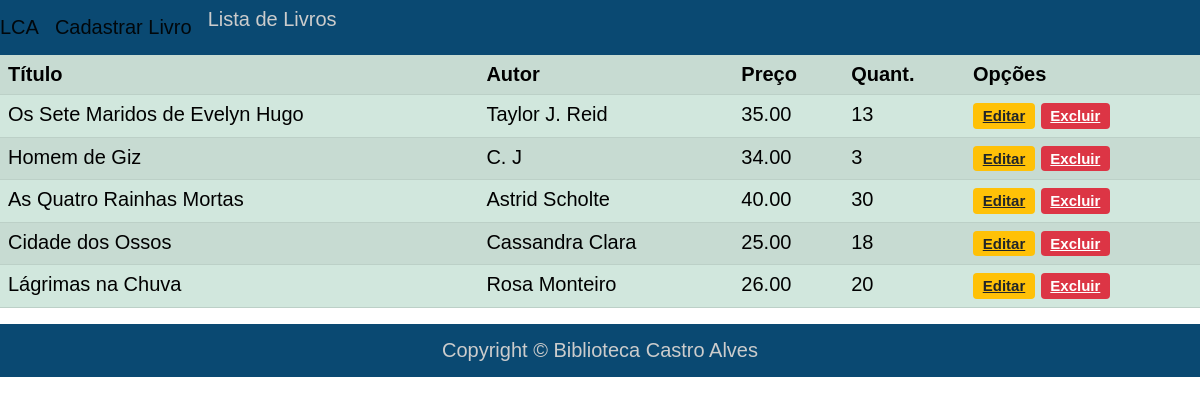
The page /listar/livroadm on the database its author committed.
### cadastros/models.py (models this page shows, shortened)
class Livro(models.Model):
    titulo = models.CharField(max_length=100, verbose_name="Título")
    autor = models.CharField(max_length=50)
    preco = models.DecimalField(max_digits=5, decimal_places=2, verbose_name="Preço")
    quantidade = models.IntegerField()

### cadastros/views.py (the view)
# urls.py: path('listar/livroadm', LivroAdm.as_view(), name='listar/adm'),
class LivroAdm(IsAuthenticated, ListView):
    permission_classes = (IsAuthenticated)
    model = Livro
    template_name = 'cadastros/listar-livroadm.html'
    success_url = reverse_lazy('listar/adm')

### cadastros/templates/cadastros/listar-livroadm.html (shortened to what this page needs)
{% load static %}
<!DOCTYPE html>
<html lang="pt-br">
<head>
    <link rel="stylesheet" href="{% static 'bootstrap/css/bootstrap.min.css'%}">
    <link rel="stylesheet" href="{% static 'css/style.css' %}">
</head>
<body>
    <nav class="navbar navbar-expand-lg navbar-light">
        <a class="navbar-brand" href="{% url 'inicio' %}">
            LCA
        </a>
        <a class="navbar-brand" href="{% url 'cadastrar-campo' %}">
            Cadastrar Livro
        </a>
        <p>Lista de Livros</p>
    </nav>
    <div class="div-pricipal">
        <div>
            <table class="table table-success table-striped">
                <tr>
                    <th>Título</th>
                    <th>Autor</th>
                    <th>Preço</th>
                    <th>Quant.</th>
                    <th>Opções</th>
                </tr>
                {% for livro in object_list %}
                <tr>
                    <td>{{ livro.titulo }}</td>
                    <td>{{ livro.autor }}</td>
                    <td>{{ livro.preco }}</td>
                    <td>{{ livro.quantidade }}</td>
                    <td>
                        <a href="{% url 'editar-livro' livro.pk %}" class="badge bg-warning text-dark">Editar</a>
                        <a href="{% url 'excluir-livro' livro.pk %}" class="badge bg-danger">Excluir</a>
                    </td>
                </tr>
                {% empty %}
                <tr>
                    <td colspan="5">Nenhum livro registrado.</td>
                </tr>
                {% endfor %}
            </table>
        </div>
        <footer class="container-fluid text-center bg-footer margin">Copyright &copy; Biblioteca Castro Alves</footer>
    </div>
</body>
</html>

### static/css/style.css (style rules this page uses)
body { font: 20px Arial, sans-serif; color: black; }
.navbar { background-color: #0a4972; color: #ccc; }
.bg-footer { background-color: #0a4972; color: #ccc; }
.margin { padding-top: 15px; padding-bottom: 15px; }

### rows shown on the page
Livro: titulo "Os Sete Maridos de Evelyn Hugo", autor "Taylor J. Reid", preco "35.00", quantidade "13"
Livro: titulo "Homem de Giz", autor "C. J", preco "34.00", quantidade "3"
Livro: titulo "As Quatro Rainhas Mortas", autor "Astrid Scholte", preco "40.00", quantidade "30"
Livro: titulo "Cidade dos Ossos", autor "Cassandra Clara", preco "25.00", quantidade "18"
Livro: titulo "Lágrimas na Chuva", autor "Rosa Monteiro", preco "26.00", quantidade "20"
